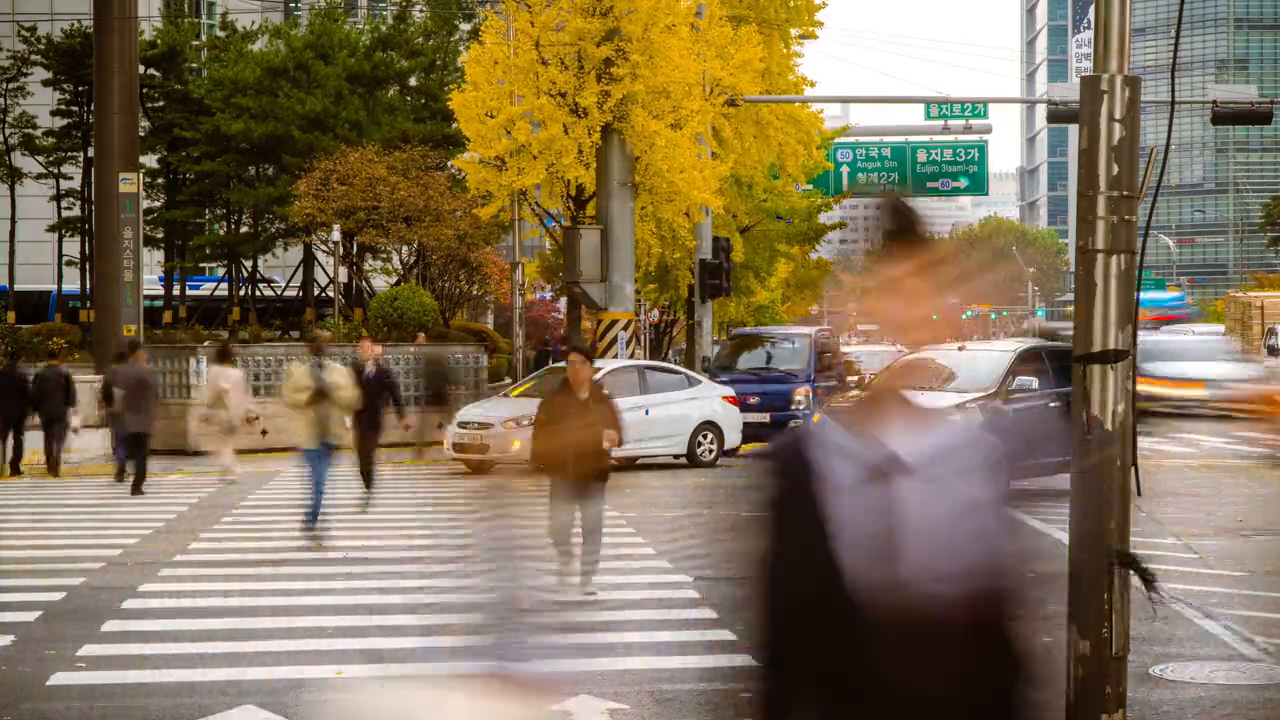
#> input picture frame 15 of videos/seoul.mp4, 1280 x 720 px, given in place of road.mp4, which was not available
$ python '컴퓨터비전-2-04-02.py'
#> lines starting #> are read from the running program, lines starting #| are printed output that depends on the picture; pictures that were not available may be replaced by others from this repository, and a replacement may not be noted
import cv2
import sys
import math
import cv2 as cv
import numpy as np

cap = cv2.VideoCapture("videos/road.mp4")

while (True):
    ret, src = cap.read()
#> src is the input picture: shape (720, 1280, 3); mean B, G, R 89.5, 114.6, 131

    src = cv2.resize(src, (640, 360))
#> src: shape (360, 640, 3)

    dst = cv.Canny(src, 50, 200, None, 3)
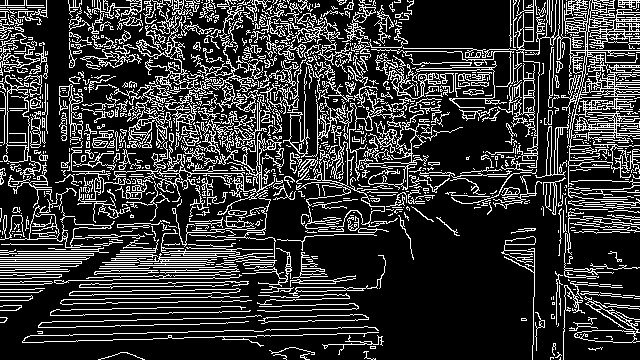
#> dst: shape (360, 640); 20.8% white in thin lines or dots

    cdst = cv.cvtColor(dst, cv.COLOR_GRAY2BGR)
#> cdst: shape (360, 640, 3); 20.8% white in thin lines or dots
    cdstP = np.copy(cdst)

    lines = cv.HoughLines(dst, 1, np.pi / 180, 150, None, 0, 0)
#> lines = 1925 rows, first 8: [296, 1.55], [40, 1.59], [160, 1.64], [263, 1.24], [78, 1.55], [264, 1.15], [108, 1.54], [203, 1.26]

    if lines is not None:
        for i in range(0, len(lines)):
            rho = lines[i][0][0]
            theta = lines[i][0][1]
            a = math.cos(theta)
            b = math.sin(theta)
            x0 = a * rho
            y0 = b * rho
            pt1 = (int(x0 + 1000 * (-b)), int(y0 + 1000 * (a)))
            pt2 = (int(x0 - 1000 * (-b)), int(y0 - 1000 * (a)))
            cv.line(cdst, pt1, pt2, (0, 0, 255), 3, cv.LINE_AA)
#> this loop made 1925 passes
#> (rho, theta, a, b, x0, y0, pt1, pt2) on passes 1 to 3: (296, 1.55, 0.0175, 1, 5.17, 296, (-994, 313), (1005, 278)), (40, 1.59, -0.0175, 1, -0.698, 39.99, (-1000, 22), (999, 57)), (160, 1.64, -0.0698, 0.998, -11.16, 159.6, (-1008, 89), (986, 229))
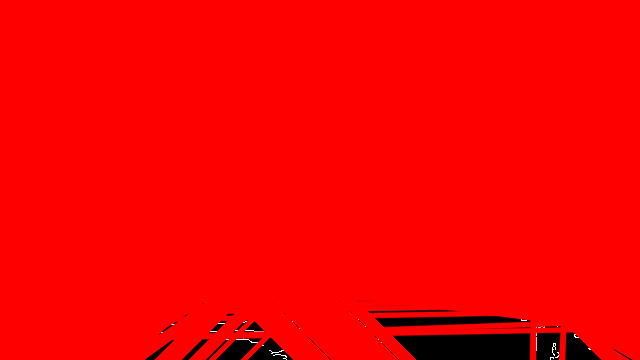
#> cdst: shape (360, 640, 3); mean B, G, R 0.2, 0.2, 247

    linesP = cv.HoughLinesP(dst, 1, np.pi / 180, 50, None, 50, 10)
#> linesP = 469 rows, first 6: [0, 282, 129, 235], [510, 69, 639, 67], [112, 87, 247, 89], [510, 81, 636, 98], [551, 47, 638, 37], [558, 109, 639, 109]

    if linesP is not None:
        for i in range(0, len(linesP)):
            l = linesP[i][0]
            cv.line(cdstP, (l[0], l[1]), (l[2], l[3]), (0, 0, 255), 3, cv.LINE_AA)
#> this loop made 469 passes
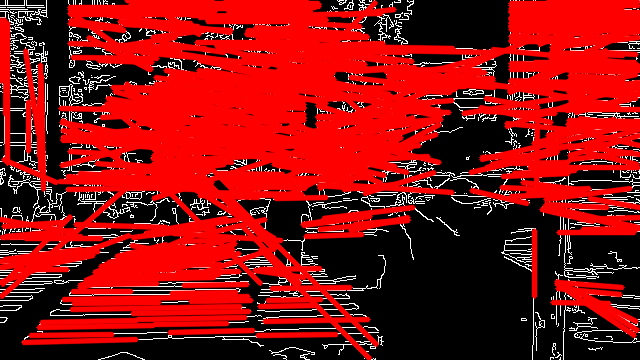
#> cdstP: shape (360, 640, 3); mean B, G, R 14.3, 14.3, 141.1

    cv.imshow("Source", src)
    cv.imshow("Detected Lines (in red) - Standard Hough Line Transform", cdst)
    cv.imshow("Detected Lines (in red) - Probabilistic Line Transform", cdstP)

    if cv2.waitKey(1) & 0xFF == ord('q'):
#> (key q is pressed here)
        break

    key = cv2.waitKey(10)
    if key==27:
        break

cap.release()
cv2.destroyAllWindows()

$ run again, starting later in the video
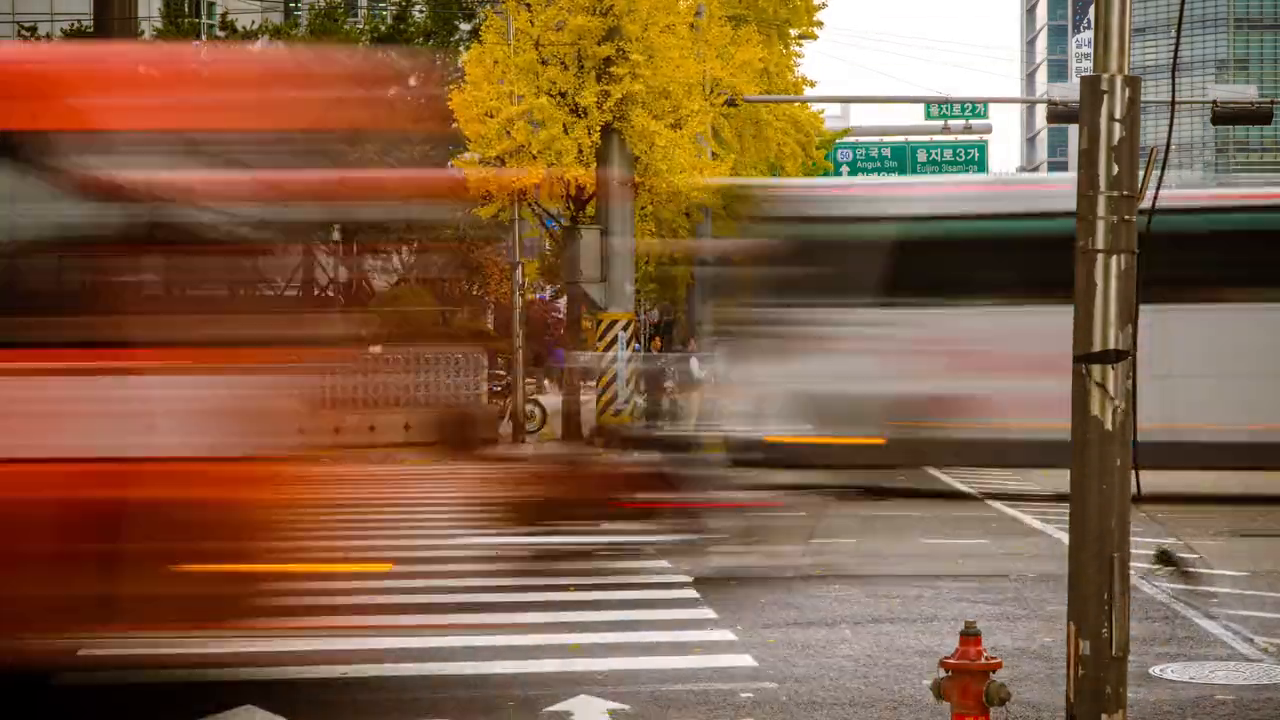
#> input picture frame 67 of videos/seoul.mp4, 1280 x 720 px, given in place of road.mp4, which was not available
#> src is the input picture: shape (720, 1280, 3); mean B, G, R 69.4, 95.7, 130.4
#> src: shape (360, 640, 3)
#> `dst = cv.Canny(src, 50, 200, None, 3)`:
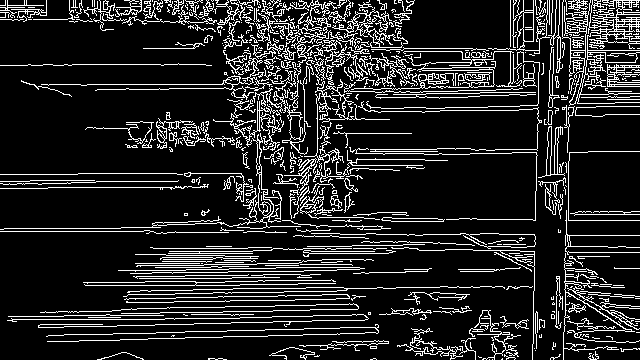
#> dst: shape (360, 640); 14.7% white in thin lines or dots
#> lines = 350 rows, first 8: [84, 1.57], [279, 1.55], [64, 1.57], [321, 1.55], [18, 1.59], [85, 1.59], [315, 1.55], [19, 1.57]
#> the loop `for i in range(0, len(lines)):` made 350 passes
#> (rho, theta, a, b, x0, y0, pt1, pt2) on passes 1 to 3: (84, 1.57, -4.37e-08, 1, -3.67e-06, 84, (-1000, 83), (999, 84)), (279, 1.55, 0.0175, 1, 4.87, 279, (-994, 296), (1004, 261)), (64, 1.57, -4.37e-08, 1, -2.8e-06, 64, (-1000, 63), (999, 64))
#> linesP = 297 rows, first 6: [29, 84, 271, 84], [121, 313, 309, 310], [26, 19, 364, 24], [510, 65, 639, 65], [64, 64, 205, 64], [272, 316, 418, 313]
#> the loop `for i in range(0, len(linesP)):` made 297 passes
#> after the loop `for i in range(0, len(linesP)):`:
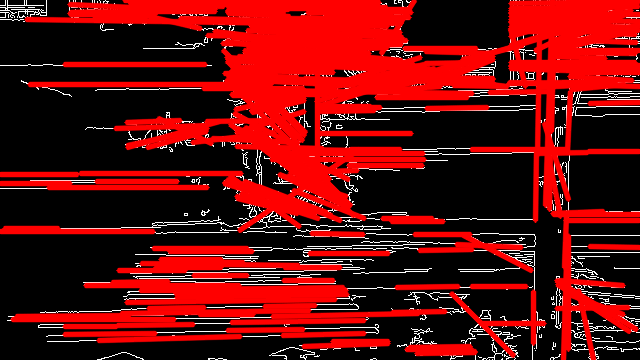
#> cdstP: shape (360, 640, 3); mean B, G, R 11.2, 11.2, 104.3

$ run again, starting later in the video
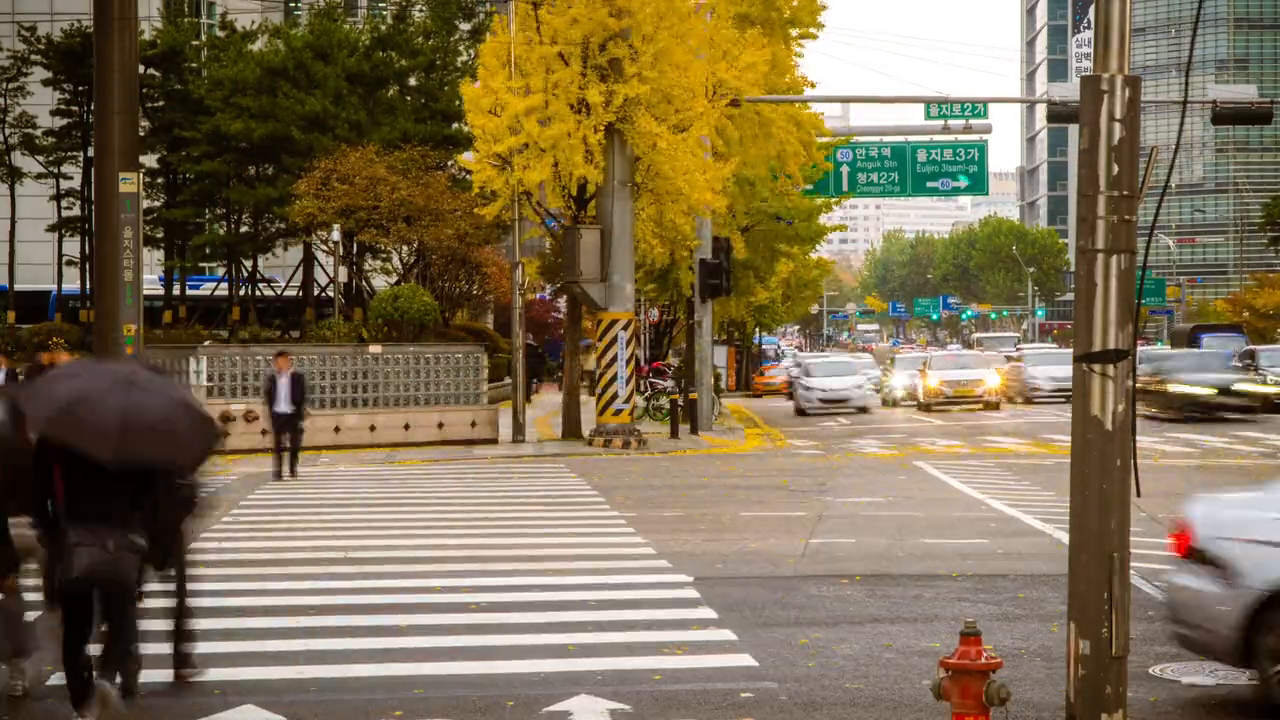
#> input picture frame 120 of videos/seoul.mp4, 1280 x 720 px, given in place of road.mp4, which was not available
#> src is the input picture: shape (720, 1280, 3); mean B, G, R 83.8, 111.1, 126.2
#> src: shape (360, 640, 3)
#> `dst = cv.Canny(src, 50, 200, None, 3)`:
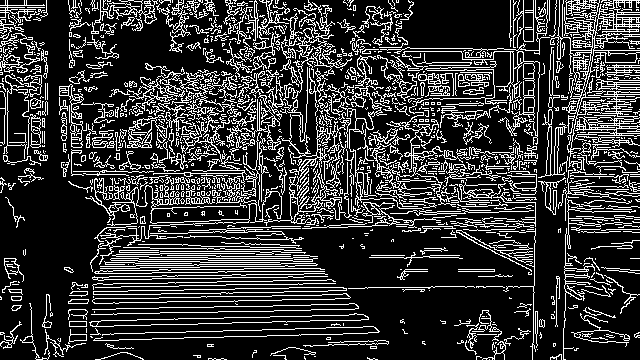
#> dst: shape (360, 640); 21.2% white in thin lines or dots
#> lines = 2219 rows, first 8: [300, 1.55], [296, 1.55], [85, 1.59], [196, 1.59], [264, 1.55], [238, 1.54], [114, 1.54], [105, 1.55]
#> the loop `for i in range(0, len(lines)):` made 2219 passes
#> (rho, theta, a, b, x0, y0, pt1, pt2) on passes 1 to 3: (300, 1.55, 0.0175, 1, 5.24, 300, (-994, 317), (1005, 282)), (296, 1.55, 0.0175, 1, 5.17, 296, (-994, 313), (1005, 278)), (85, 1.59, -0.0175, 1, -1.48, 84.99, (-1001, 67), (998, 102))
#> linesP = 486 rows, first 6: [114, 92, 407, 97], [539, 46, 635, 24], [279, 179, 349, 138], [571, 93, 635, 87], [550, 55, 639, 26], [139, 120, 215, 130]
#> the loop `for i in range(0, len(linesP)):` made 486 passes
#> after the loop `for i in range(0, len(linesP)):`:
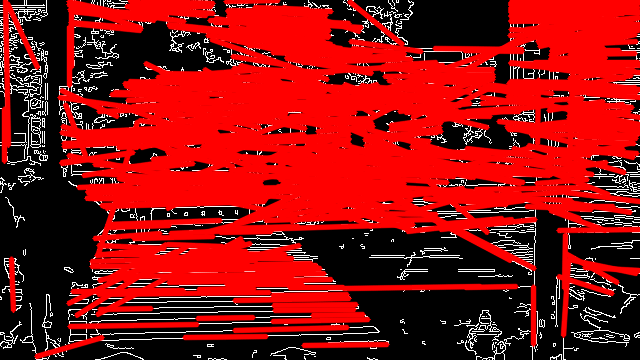
#> cdstP: shape (360, 640, 3); mean B, G, R 14.3, 14.3, 143.2
